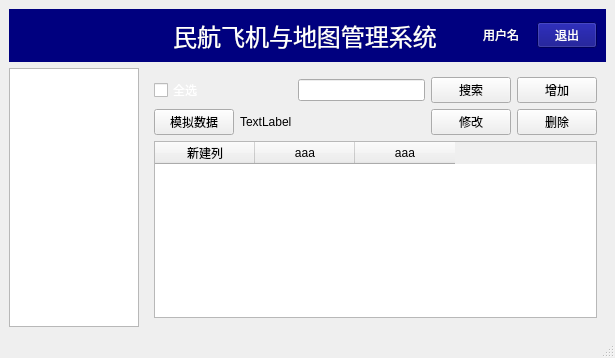
<?xml version="1.0" encoding="UTF-8"?>
<ui version="4.0">
 <class>MainWindow</class>
 <widget class="QMainWindow" name="MainWindow">
  <property name="geometry">
   <rect>
    <x>0</x>
    <y>0</y>
    <width>615</width>
    <height>358</height>
   </rect>
  </property>
  <property name="windowTitle">
   <string>民航飞行与地图简易管理系统</string>
  </property>
  <property name="windowIcon">
   <iconset>
    <normaloff>icon.jpg</normaloff>icon.jpg</iconset>
  </property>
  <property name="toolTip">
   <string>这是管理系统</string>
  </property>
  <widget class="QWidget" name="centralwidget">
   <property name="styleSheet">
    <string notr="true">QWidget#centralwidget{background-color: rgb(0, 0, 127);};</string>
   </property>
   <layout class="QGridLayout" name="gridLayout_3">
    <item row="0" column="0" colspan="2">
     <widget class="QWidget" name="widget" native="true">
      <property name="styleSheet">
       <string notr="true">background-color: rgb(0, 0, 127);
color: rgb(255, 255, 255);</string>
      </property>
      <layout class="QGridLayout" name="gridLayout_2" columnstretch="1,1,1">
       <item row="0" column="1">
        <widget class="QLabel" name="label">
         <property name="font">
          <font>
           <pointsize>18</pointsize>
          </font>
         </property>
         <property name="text">
          <string>民航飞机与地图管理系统</string>
         </property>
         <property name="alignment">
          <set>Qt::AlignmentFlag::AlignCenter</set>
         </property>
        </widget>
       </item>
       <item row="0" column="0">
        <spacer name="horizontalSpacer">
         <property name="orientation">
          <enum>Qt::Orientation::Horizontal</enum>
         </property>
         <property name="sizeHint" stdset="0">
          <size>
           <width>190</width>
           <height>20</height>
          </size>
         </property>
        </spacer>
       </item>
       <item row="0" column="2">
        <widget class="QWidget" name="widget_2" native="true">
         <layout class="QGridLayout" name="gridLayout">
          <property name="leftMargin">
           <number>0</number>
          </property>
          <property name="topMargin">
           <number>0</number>
          </property>
          <property name="rightMargin">
           <number>0</number>
          </property>
          <property name="bottomMargin">
           <number>0</number>
          </property>
          <property name="spacing">
           <number>0</number>
          </property>
          <item row="0" column="1">
           <widget class="QLabel" name="label_3">
            <property name="maximumSize">
             <size>
              <width>40</width>
              <height>40</height>
             </size>
            </property>
            <property name="styleSheet">
             <string notr="true">border-image: url(:/780.jpg);</string>
            </property>
            <property name="text">
             <string/>
            </property>
           </widget>
          </item>
          <item row="0" column="2">
           <widget class="QLabel" name="label_2">
            <property name="text">
             <string>用户名</string>
            </property>
           </widget>
          </item>
          <item row="0" column="3">
           <widget class="QPushButton" name="btn_exit">
            <property name="maximumSize">
             <size>
              <width>60</width>
              <height>16777215</height>
             </size>
            </property>
            <property name="text">
             <string>退出</string>
            </property>
           </widget>
          </item>
         </layout>
        </widget>
       </item>
      </layout>
     </widget>
    </item>
    <item row="1" column="0">
     <widget class="QTreeWidget" name="treeWidget">
      <property name="maximumSize">
       <size>
        <width>130</width>
        <height>16777215</height>
       </size>
      </property>
      <attribute name="headerVisible">
       <bool>false</bool>
      </attribute>
      <column>
       <property name="text">
        <string notr="true">1</string>
       </property>
      </column>
     </widget>
    </item>
    <item row="1" column="1">
     <widget class="QStackedWidget" name="stackedWidget">
      <widget class="QWidget" name="page">
       <layout class="QGridLayout" name="gridLayout_4">
        <item row="0" column="3">
         <widget class="QPushButton" name="pushButton_2">
          <property name="text">
           <string>搜索</string>
          </property>
         </widget>
        </item>
        <item row="1" column="0">
         <widget class="QPushButton" name="btn_simulation">
          <property name="text">
           <string>模拟数据</string>
          </property>
         </widget>
        </item>
        <item row="1" column="4">
         <widget class="QPushButton" name="pushButton_5">
          <property name="text">
           <string>删除</string>
          </property>
         </widget>
        </item>
        <item row="0" column="2">
         <widget class="QLineEdit" name="lineEdit"/>
        </item>
        <item row="1" column="3">
         <widget class="QPushButton" name="pushButton_4">
          <property name="text">
           <string>修改</string>
          </property>
         </widget>
        </item>
        <item row="2" column="0" colspan="5">
         <widget class="QTableWidget" name="tableWidget">
          <column>
           <property name="text">
            <string>新建列</string>
           </property>
          </column>
          <column>
           <property name="text">
            <string>aaa</string>
           </property>
          </column>
          <column>
           <property name="text">
            <string>aaa</string>
           </property>
          </column>
         </widget>
        </item>
        <item row="0" column="4">
         <widget class="QPushButton" name="pushButton_3">
          <property name="text">
           <string>增加</string>
          </property>
         </widget>
        </item>
        <item row="0" column="0">
         <widget class="QCheckBox" name="checkBox">
          <property name="styleSheet">
           <string notr="true">
color: rgb(255, 255, 255);</string>
          </property>
          <property name="text">
           <string>全选</string>
          </property>
         </widget>
        </item>
        <item row="1" column="1">
         <widget class="QLabel" name="lb_cnt">
          <property name="text">
           <string>TextLabel</string>
          </property>
         </widget>
        </item>
       </layout>
      </widget>
      <widget class="QWidget" name="page_2"/>
     </widget>
    </item>
   </layout>
  </widget>
  <widget class="QMenuBar" name="menubar">
   <property name="geometry">
    <rect>
     <x>0</x>
     <y>0</y>
     <width>615</width>
     <height>18</height>
    </rect>
   </property>
  </widget>
  <widget class="QStatusBar" name="statusbar"/>
 </widget>
 <resources/>
 <connections/>
</ui>
